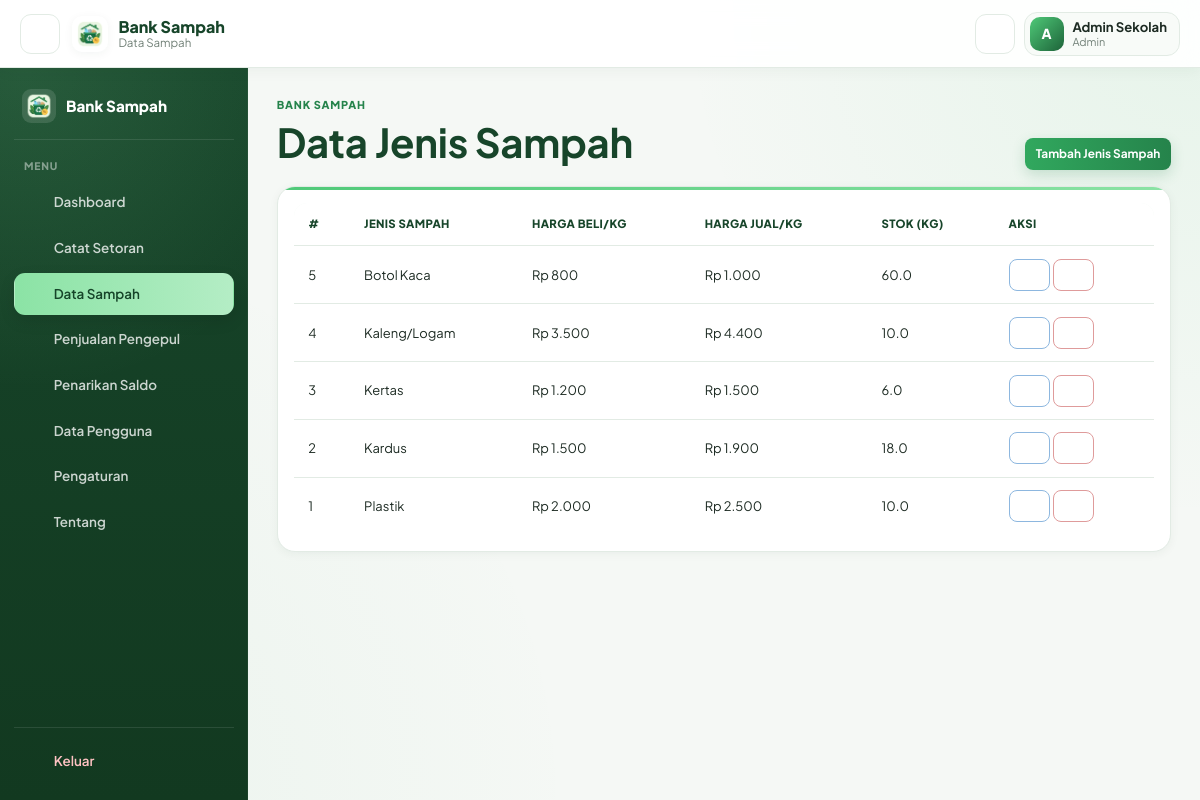
The page /admin/sampah.php (signed in) on the database its author committed.
### tables this page shows
CREATE TABLE `sampah` (
  `id_sampah` int(11) NOT NULL,
  `jenis_sampah` varchar(100) NOT NULL,
  `harga_per_kg` decimal(12,2) NOT NULL DEFAULT 0.00,
  `harga_jual` decimal(12,2) NOT NULL DEFAULT 0.00,
  `stok_kg` decimal(10,2) NOT NULL DEFAULT 0.00
);

### admin/sampah.php (the view, shortened to what this page needs)
<?php
require_once __DIR__ . '/../includes/functions.php';
$data_sampah = $pdo->query("SELECT * FROM sampah ORDER BY id_sampah DESC")->fetchAll();
include __DIR__ . '/../includes/header.php';
include __DIR__ . '/../includes/sidebar_admin.php';
?>
<main class="app-main">
    <div class="d-flex justify-content-between align-items-end mb-3">
        <div class="page-intro mb-0"><div class="eyebrow">Bank Sampah</div><h1>Data Jenis Sampah</h1></div>
        <button class="btn btn-success btn-sm" data-bs-toggle="modal" data-bs-target="#modalAdd">
            Tambah Jenis Sampah
        </button>
    </div>
    <div class="card card-stat p-3">
        <div class="table-responsive">
            <table class="table align-middle">
                <thead>
                    <tr><th>#</th><th>Jenis Sampah</th><th>Harga Beli/kg</th><th>Harga Jual/kg</th><th>Stok (kg)</th><th>Aksi</th></tr>
                </thead>
                <tbody>
                <?php if (empty($data_sampah)): ?>
                    <tr><td colspan="6" class="text-center text-muted">Belum ada data</td></tr>
                <?php else: foreach ($data_sampah as $s): ?>
                    <tr>
                        <td><?= $s['id_sampah'] ?></td>
                        <td><?= clean($s['jenis_sampah']) ?></td>
                        <td><?= rupiah($s['harga_per_kg']) ?></td>
                        <td><?= rupiah($s['harga_jual']) ?></td>
                        <td><?= number_format($s['stok_kg'], 1) ?></td>
                        <td>
                            <button class="btn btn-sm btn-outline-primary" title="Edit"
                                data-bs-toggle="modal" data-bs-target="#modalEdit<?= $s['id_sampah'] ?>">
                                <?= icon('edit') ?>
                            </button>
                            <a href="?delete=<?= $s['id_sampah'] ?>" class="btn btn-sm btn-outline-danger" title="Hapus"
                               onclick="return confirm('Yakin hapus data ini?')">
                                <?= icon('trash') ?>
                            </a>
                        </td>
                    </tr>
<?php endforeach; endif; ?>
                </tbody>
            </table>
        </div>
    </div>
</main>
<?php include __DIR__ . '/../includes/footer.php'; ?>

### includes/functions.php (shortened to what this page needs)
<?php
function rupiah($angka) {
    return "Rp " . number_format((float)$angka, 0, ',', '.');
}
function clean($data) {
    return htmlspecialchars(trim($data ?? ''), ENT_QUOTES, 'UTF-8');
}
function icon($name, $class = 'icon') {
    $body = $paths[$name] ?? $paths['info'];
    return '<svg class="' . htmlspecialchars($class) . '" viewBox="0 0 24 24" fill="none" stroke="currentColor" stroke-width="2" stroke-linecap="round" stroke-linejoin="round">' . $body . '</svg>';
}

### assets/css/style.css (style rules this page uses)
:root { --green-900: #17452a; --green-800: #1d6339; --green-700: #25834b; --green-600: #31a85e; --green-500: #4fc978; --green-400: #8be3a5; --green-100: #eaf8ee; --green-50: #f4fbf6; --bg: #f5f8f5; --surface: #ffffff; --surface-2: #f8fbf8; --border: #e2ebe4; --text: #1d2b23; --muted: #718077; --danger: #dc5a5a; --warning: #e3a63b; --info: #4c91d9; --sidebar: #17452a; --sidebar-2: #123920; --sidebar-text: rgba(255,255,255,.78); --sidebar-active: #8be3a5; --radius-sm: 9px; --radius-md: 13px; --radius-lg: 18px; --radius-xl: 22px; --shadow-sm: 0 2px 10px rgba(25, 65, 42, .05); --shadow-md: 0 7px 24px rgba(25, 65, 42, .08); --shadow-lg: 0 15px 38px rgba(25, 65, 42, .13); --topbar-h: 68px; --sidebar-w: 248px; }
* { box-sizing: border-box; }
html, body { min-height: 100%; }
body { margin: 0; font-family: 'Plus Jakarta Sans', 'Segoe UI', system-ui, sans-serif; color: var(--text); background: radial-gradient(circle at 100% 0%, rgba(79,201,120,.09), transparent 36%), radial-gradient(circle at 0% 100%, rgba(49,168,94,.055), transparent 40%), var(--bg); font-size: 14px; line-height: 1.55; }
a { color: var(--green-700); }
button, input, select, textarea { font: inherit; }
h1,h2,h3,h4,h5,h6 { color: var(--text); font-weight: 700; letter-spacing: -.25px; }
.icon { width: 18px; height: 18px; flex: 0 0 auto; }
.icon-btn .icon { width: 19px; height: 19px; }
.sidebar-nav .nav-link .icon, .logout-link .icon { width: 17px; height: 17px; }
.app-main { flex: 1 1 auto; min-width: 0; min-height: calc(100vh - var(--topbar-h)); padding: 1.55rem 1.8rem 2rem; overflow-y: auto; }
.page-intro { margin-bottom: 1.25rem; }
.page-intro h1, .page-intro h2, .page-intro h3, .page-intro h4 { margin-bottom: .2rem; color: var(--green-900); }
.eyebrow { display: inline-flex; align-items: center; gap: .35rem; margin-bottom: .3rem; color: var(--green-700); font-size: .68rem; font-weight: 800; letter-spacing: .8px; text-transform: uppercase; }
.card, .card-stat, .dashboard-quick-card { border: 1px solid var(--border); border-radius: var(--radius-lg); background: var(--surface); box-shadow: var(--shadow-sm); }
.card { overflow: hidden; }
.card-stat { min-height: 135px; padding: 1rem; position: relative; overflow: hidden; transition: .18s ease; }
.card-stat::before { content: ''; position: absolute; left: 0; top: 0; width: 100%; height: 3px; background: linear-gradient(90deg, var(--green-500), var(--green-400)); }
.table-responsive { border-radius: var(--radius-md); }
.table { margin-bottom: 0; border-collapse: separate; border-spacing: 0; }
.table thead { background: var(--green-50); }
.table thead th { padding: .78rem .9rem; border-bottom: 1px solid var(--border); color: var(--green-900); font-size: .71rem; font-weight: 800; letter-spacing: .35px; text-transform: uppercase; white-space: nowrap; }
.table tbody td { padding: .78rem .9rem; border-color: var(--border); color: var(--text); vertical-align: middle; font-size: .81rem; }
.table tbody tr:last-child td { border-bottom: 0; }
.btn { min-height: 38px; border-radius: 10px; padding: .48rem .9rem; font-size: .8rem; font-weight: 700; transition: .16s ease; }
.btn-success { border: 0; color: #fff; background: linear-gradient(90deg, var(--green-600), var(--green-700)); box-shadow: 0 5px 14px rgba(37,131,75,.2); }
.btn-outline-primary { color: var(--info); border-color: #8db7df; }
.btn-outline-danger { color: var(--danger); border-color: #df9b9b; }
.btn-sm { min-height: 32px; padding: .35rem .68rem; border-radius: 8px; font-size: .74rem; }
:root { --gold-500: #e8b923; --gold-100: #fbf1cc; }

### rows shown on the page
sampah: id_sampah "5", jenis_sampah "Botol Kaca", harga_per_kg "Rp 800", harga_jual "Rp 1.000", stok_kg "60.0"
sampah: id_sampah "4", jenis_sampah "Kaleng/Logam", harga_per_kg "Rp 3.500", harga_jual "Rp 4.400", stok_kg "10.0"
sampah: id_sampah "3", jenis_sampah "Kertas", harga_per_kg "Rp 1.200", harga_jual "Rp 1.500", stok_kg "6.0"
sampah: id_sampah "2", jenis_sampah "Kardus", harga_per_kg "Rp 1.500", harga_jual "Rp 1.900", stok_kg "18.0"
sampah: id_sampah "1", jenis_sampah "Plastik", harga_per_kg "Rp 2.000", harga_jual "Rp 2.500", stok_kg "10.0"

### other values the page prints
$page_title "Data Sampah"
$inisial "A"
$nama_user "Admin Sekolah"
$role_user "Admin"
